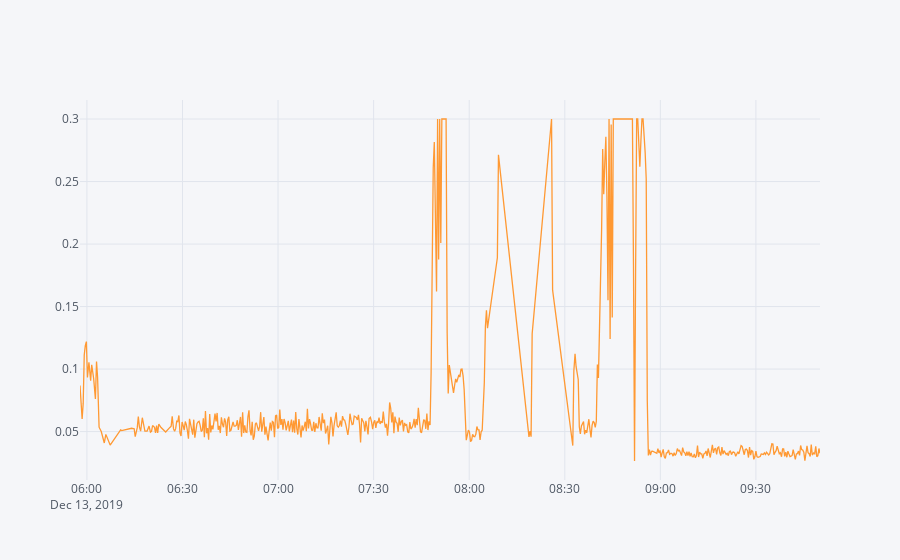

Source (notebook cell):
### Code cell
headers = ['ts', 'X', 'Y', 'Z']
df = pd.read_csv('data/wash_run1.csv', names=headers)
df = df.drop(columns=["Z", "Y"])
sdf = slice_stddev(df, 100, ['ts', 'X'], aggregator=np.std)
iplot(sdf.iplot(asFigure=True, kind='scatter'))

### Figure 1 — Plotly figure (JSON) as saved in the notebook; plotly's stock layout.template omitted (floating-point values rounded to 4 significant figures; data arrays with more than 128 entries replaced by an {"elided": "..."} marker saying what was removed)
{"data": [{"line": {"color": "rgba(255, 153, 51, 1.0)", "dash": "solid", "shape": "linear", "width": 1.3}, "mode": "lines", "name": "X", "text": "", "type": "scatter", "x": {"elided": "584 str values"}, "y": {"elided": "584 float values"}}], "layout": {"legend": {"bgcolor": "#F5F6F9", "font": {"color": "#4D5663"}}, "paper_bgcolor": "#F5F6F9", "plot_bgcolor": "#F5F6F9", "title": {"font": {"color": "#4D5663"}}, "xaxis": {"gridcolor": "#E1E5ED", "showgrid": true, "tickfont": {"color": "#4D5663"}, "title": {"font": {"color": "#4D5663"}, "text": ""}, "zerolinecolor": "#E1E5ED"}, "yaxis": {"gridcolor": "#E1E5ED", "showgrid": true, "tickfont": {"color": "#4D5663"}, "title": {"font": {"color": "#4D5663"}, "text": ""}, "zerolinecolor": "#E1E5ED"}}}
